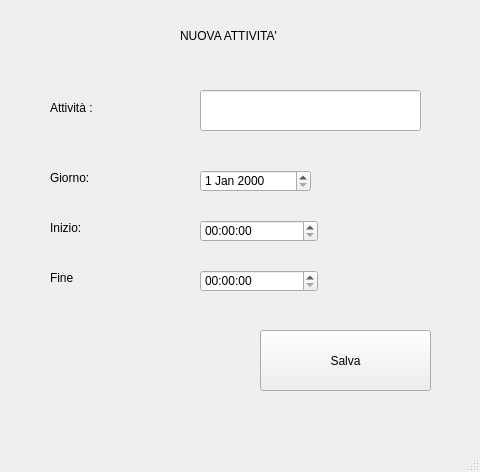
<?xml version="1.0" encoding="UTF-8"?>
<ui version="4.0">
 <class>InsertActivityController</class>
 <widget class="QMainWindow" name="InsertActivityController">
  <property name="geometry">
   <rect>
    <x>0</x>
    <y>0</y>
    <width>480</width>
    <height>472</height>
   </rect>
  </property>
  <property name="windowTitle">
   <string>InsertActivityController</string>
  </property>
  <widget class="QWidget" name="centralwidget">
   <widget class="QLabel" name="label">
    <property name="geometry">
     <rect>
      <x>180</x>
      <y>10</y>
      <width>191</width>
      <height>51</height>
     </rect>
    </property>
    <property name="text">
     <string>NUOVA ATTIVITA'</string>
    </property>
   </widget>
   <widget class="QLabel" name="label_2">
    <property name="geometry">
     <rect>
      <x>50</x>
      <y>100</y>
      <width>60</width>
      <height>16</height>
     </rect>
    </property>
    <property name="text">
     <string>Attività :</string>
    </property>
   </widget>
   <widget class="QLabel" name="label_3">
    <property name="geometry">
     <rect>
      <x>50</x>
      <y>170</y>
      <width>60</width>
      <height>16</height>
     </rect>
    </property>
    <property name="text">
     <string>Giorno:</string>
    </property>
   </widget>
   <widget class="QLabel" name="label_4">
    <property name="geometry">
     <rect>
      <x>50</x>
      <y>220</y>
      <width>60</width>
      <height>16</height>
     </rect>
    </property>
    <property name="text">
     <string>Inizio:</string>
    </property>
   </widget>
   <widget class="QLabel" name="label_5">
    <property name="geometry">
     <rect>
      <x>50</x>
      <y>270</y>
      <width>60</width>
      <height>16</height>
     </rect>
    </property>
    <property name="text">
     <string>Fine</string>
    </property>
   </widget>
   <widget class="QLineEdit" name="lineEdit">
    <property name="geometry">
     <rect>
      <x>200</x>
      <y>90</y>
      <width>221</width>
      <height>41</height>
     </rect>
    </property>
   </widget>
   <widget class="QTimeEdit" name="timeEdit">
    <property name="geometry">
     <rect>
      <x>200</x>
      <y>220</y>
      <width>118</width>
      <height>22</height>
     </rect>
    </property>
   </widget>
   <widget class="QTimeEdit" name="timeEdit_2">
    <property name="geometry">
     <rect>
      <x>200</x>
      <y>270</y>
      <width>118</width>
      <height>22</height>
     </rect>
    </property>
   </widget>
   <widget class="QDateEdit" name="dateEdit">
    <property name="geometry">
     <rect>
      <x>200</x>
      <y>170</y>
      <width>111</width>
      <height>22</height>
     </rect>
    </property>
   </widget>
   <widget class="QPushButton" name="pushButton">
    <property name="geometry">
     <rect>
      <x>260</x>
      <y>330</y>
      <width>171</width>
      <height>61</height>
     </rect>
    </property>
    <property name="text">
     <string>Salva</string>
    </property>
   </widget>
  </widget>
  <widget class="QMenuBar" name="menubar">
   <property name="geometry">
    <rect>
     <x>0</x>
     <y>0</y>
     <width>480</width>
     <height>22</height>
    </rect>
   </property>
  </widget>
  <widget class="QStatusBar" name="statusbar"/>
 </widget>
 <resources/>
 <connections/>
</ui>
